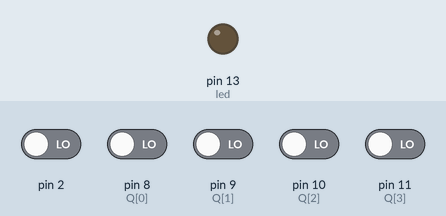
Recording of a sketch running on a simulated Arduino Uno, built with avr-gcc and run on an emulated ATmega328P. Shown: output pins drawn as LEDs (lit = HIGH). The test bench sets the inputs (shaded band); at power-on: pin 2, pin 8 (Q[0]), pin 9 (Q[1]), pin 10 (Q[2]), pin 11 (Q[3]) LOW. What the sketch prints to the serial monitor is not drawn.

Above: at 1.2 s.
1.3 s: pin 8 (Q[0]) driven HIGH and pin 10 (Q[2]) driven HIGH
At 1.6 s:
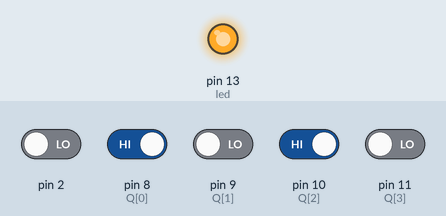
2.8 s: pin 8 (Q[0]) driven LOW
At 4.0 s:
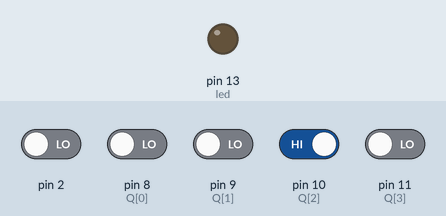
4.3 s: pin 8 (Q[0]) driven HIGH
At 5.1 s:
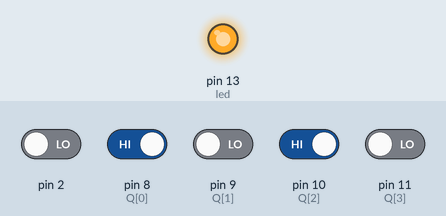
Timing chart, 0 to 7.3 s (numbered marks = the images above; inputs shaded):
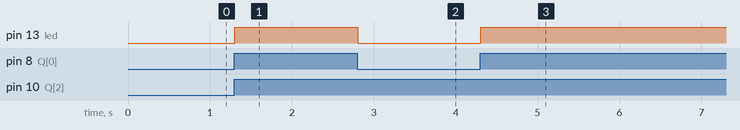

The sketch:

DTMF_basics.ino
```cpp
const int StD=0;
const int Q[4]={8,9,10,11};
int key;
int led=13;
void setup()
{
  Serial.begin(9600);
  pinMode(led, OUTPUT);
  attachInterrupt(StD,dtmf,RISING);
  for(int i=0;i<4;i++)
  pinMode(Q[i],INPUT);

}
void dtmf()
{
  key=0;
  for(int i=0;i<4;i++)
  key+=digitalRead(Q[i])<<i;
  Serial.println(key);
}
void loop()
{
  dtmf();
  if(key==5)
  {
  digitalWrite(led, HIGH);
  }
  else
  {
    digitalWrite(led, LOW);
  }
}
```

Measured:
- after the input at 1.3 s, pin 13 (led): LOW → HIGH at once
- after the input at 2.8 s, pin 13 (led): HIGH → LOW at once
- after the input at 4.3 s, pin 13 (led): LOW → HIGH at once
